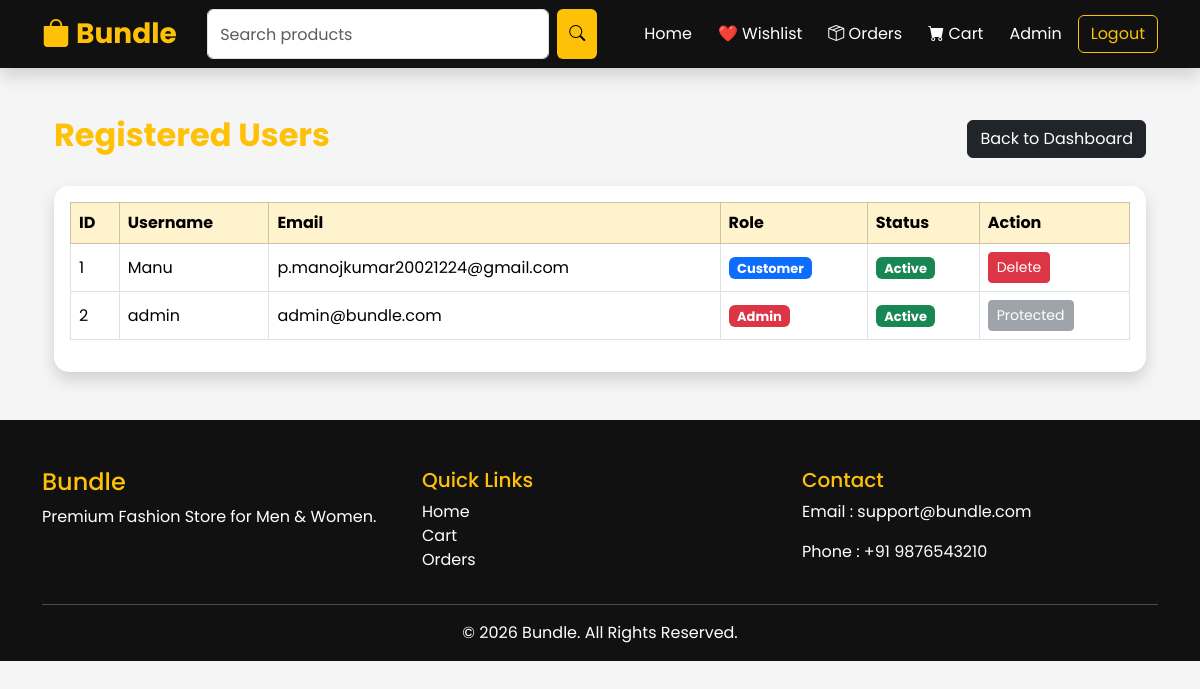
The app's page /users (signed in), older data.
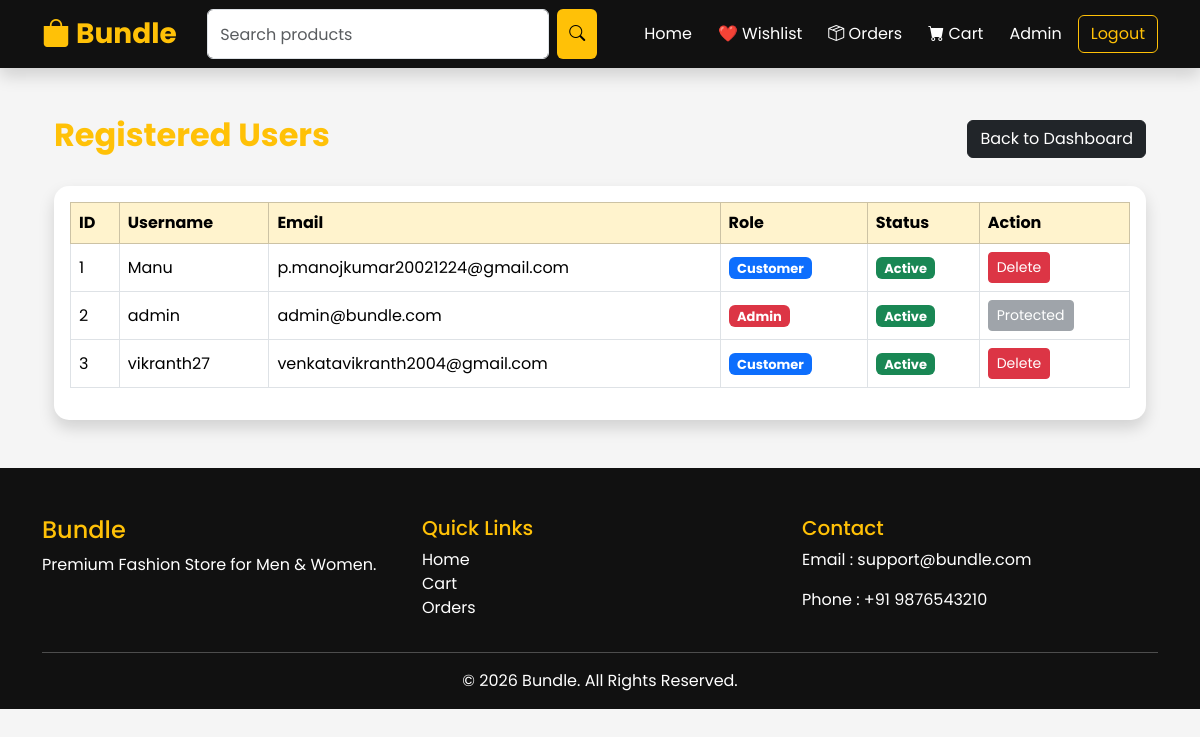
The same page, newer data.
### app.py (models this page shows)
class User(UserMixin, db.Model):
    id = db.Column(
        db.Integer,
        primary_key=True
    )
    username = db.Column(
        db.String(100),
        nullable=False
    )
    email = db.Column(
        db.String(120),
        unique=True,
        nullable=False
    )
    password = db.Column(
        db.String(200),
        nullable=False
    )
    is_admin = db.Column(
        db.Boolean,
        default=False
    )

### app.py (the view)
@app.route("/users")
@login_required
def users():
    if not current_user.is_admin:
        return redirect(url_for("home"))
    users = User.query.all()
    return render_template(
        "users.html",
        users=users
    )

### app.py (called while the page is built)
@login_manager.user_loader
def load_user(user_id):
    return User.query.get(int(user_id))

### templates/users.html (shortened to what this page needs)
{% extends "base.html" %}
{% block content %}
<div class="container my-5">
    <div class="d-flex justify-content-between align-items-center mb-4">
        <h2 class="text-warning">
            Registered Users
        </h2>
        <a href="{{ url_for('admin') }}"
           class="btn btn-dark">
            Back to Dashboard
        </a>
    </div>
    <div class="card shadow">
        <div class="card-body">
            <div class="table-responsive">
                <table class="table table-bordered table-hover align-middle">
                    <thead class="table-warning">
                        <tr>
                            <th>ID</th>
                            <th>Username</th>
                            <th>Email</th>
                            <th>Role</th>
                            <th>Status</th>
                            <th>Action</th>
                        </tr>
                    </thead>
                    <tbody>
                        {% for user in users %}
                        <tr>
                            <td>
                                {{ user.id }}
                            </td>
                            <td>
                                {{ user.username }}
                            </td>
                            <td>
                                {{ user.email if user.email else "Not Available" }}
                            </td>
                            <td>
                                {% if user.is_admin %}
                                <span class="badge bg-danger">
                                    Admin
                                </span>
                                {% else %}
                                <span class="badge bg-primary">
                                    Customer
                                </span>
                                {% endif %}
                            </td>
                            <td>
                                <span class="badge bg-success">
                                    Active
                                </span>
                            </td>
                            <td>
                                {% if not user.is_admin %}
                                <a href="{{ url_for('delete_user', id=user.id) }}"
                                   class="btn btn-danger btn-sm"
                                   onclick="return confirm('Delete this user?')">
                                    Delete
                                </a>
                                {% else %}
                                <button class="btn btn-secondary btn-sm" disabled>
                                    Protected
                                </button>
                                {% endif %}
                            </td>
                        </tr>
                        {% endfor %}
                    </tbody>
                </table>
            </div>
        </div>
    </div>
</div>
{% endblock %}

Row changes from the older to the newer data that the page shows:
added User: id "3", username "vikranth27", email "venkatavikranth2004@gmail.com", is_admin "Customer"
